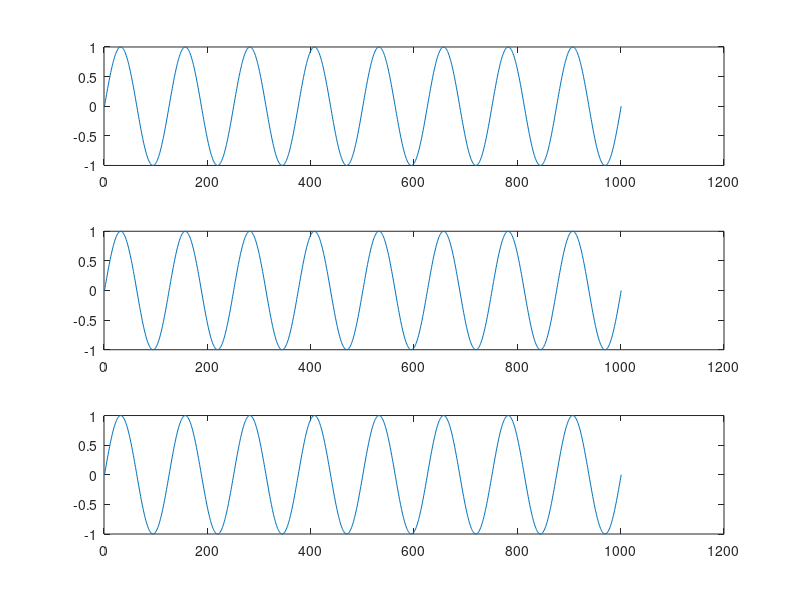
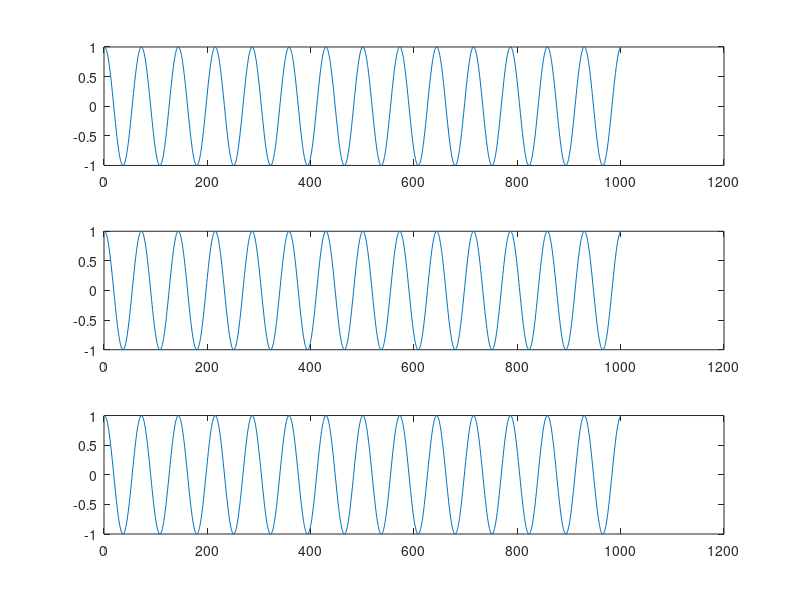
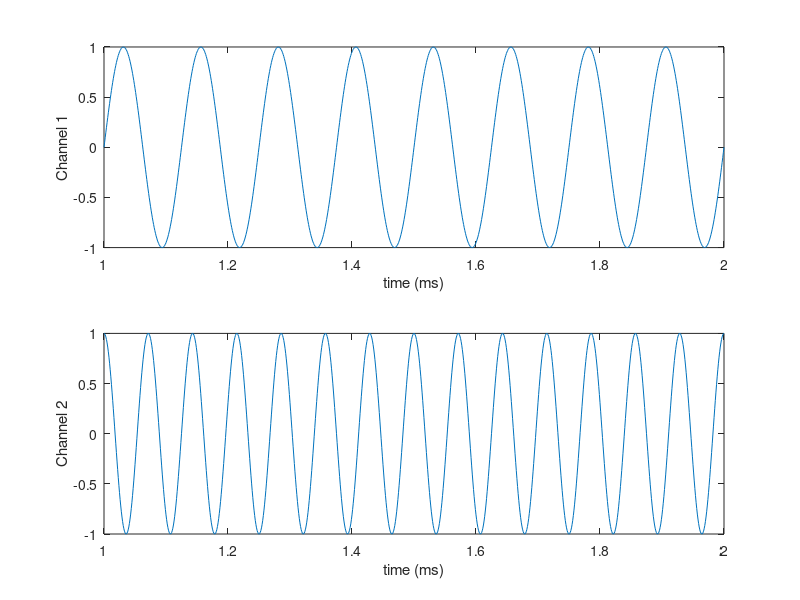

Here is the MATLAB script that generated these plots, in order: (Note: this script raises an error after producing the figures.)
%% Data analysis using wavelets,
% for github, 28 11 2014
% Make sample M-channel signal, here we have 3 channels
clear all 
Fs=1000;
dt=1/Fs;
f1=8; 
f2=14;
t=(1:dt:2);
s=sin(2*pi.*t*f1);
y=cos(2*pi.*t*f2);

ntrig=3;
nchan=2;
ntimepoints=length(t);


channel1=repmat(s,3,1);
channel2=repmat(y,3,1);
channels=cat(3, channel1, channel2);

data_all=zeros(ntimepoints, nchan, ntrig);
for nc=1:nchan,
    for kk=1:ntrig,
        new1=squeeze(channels(kk,:,nc)); % take channel1 for kk=1
        data_all(:,nc,kk)=new1;
        clear new1;
    end
end

% Evaluate that we have the correct single trials on the correct channel
for nc=1:2,
figure; for kk=1:3, subplot(3,1,kk); plot(squeeze(data_all(:,nc,kk)));end
end



%% Useful params 
ndata=1;
collect_chans_L=data_all;

% The general form  of the input data will be [ntimepoints x nchan x ntrig]
[ntimepoints nchan ntrig]=size(data_all);
% General form of timevector 
%timeVec=(1:length(collect_chans_L)).*1/fs;
timeVec=t;

%% Visualize data
figure;
for cc=1:nchan,
    ctemp=[];
    subplot(nchan, 1, cc); plot(timeVec, data_all(:,cc,1));
    xlabel('time (ms)'); ylabel(['Channel ' num2str(cc)]);
end
suptitle('Our signal - first trial plotted');
clear kk

%% Analysis starts:

%% analysis characteristics %%%%
freqN = input('frequency to start?        ');
repeats = input('For how many times -subsequent frequency bands?   ');
tic
%% Define frequencies
for q = 1:repeats
    freq1=freqN;
    freqN=freq1+20;  
    step=0.2;
    freqVec =freq1:step:freqN; % 2:0.05:16
    disp(freq1)
    disp(freqN)
    width=6;
    for k=1:ndata;
        TFR_array=zeros(length(freqVec), length(timeVec), nchan);
        RHO=0;
        for n=1:nchan  %start for every source - channel
        % Lets select the single trials and detrend them
            collect_sts=zeros(ntimepoints, ntrig-1);   
            collect_sts=data_all(:,n,:);
            collect_sts=squeeze(collect_sts);
            collect_sts=collect_sts'; % ntrig x ntimepoints

            for m=1:ntrig,
                buffer=collect_sts(m, :);
                buffer2=detrend(buffer(:));
                collect_sts(m,:)=buffer2;
                clear buffer buffer2
            end

            B = zeros(length(freqVec), ntimepoints); %% freqVec x timeLength
            PH = zeros(length(freqVec), ntimepoints); %% freqVec x timeLength
            TFR=[]; % empties the variable TFR
            for r=1:ntrig,  % for every single trial     
                for j=1:length(freqVec)  % for every frequency
                    a=squeeze(collect_chans_L(:,n,r))';
                      %[enrg, ph]= energyvec_phase(freqVec(j), collect_sts(r,:),fs, width);
                      %PH(j,:)=ph;
                      %B(j,:)=enrg +B(j,:);
                      B(j, :) = (energyvec(freqVec(j), a, Fs, width)) + B(j,:);
                      clear a
                end % for every frequency
                clear j
                temp(r,n,:,:)=PH(:,:);
            end % for every trigger
            clear r
            TFR = B/ntrig;  % TFR is mean value of B
            
            % or minus one 3marzo2004
            TFR_array(:,:,n) = TFR;
        end   % end for every source -channel
        clear n
  %TFR_all:  ndatasets x nfreqs x ntimepoints x nchan
  TFR_all(k,:,:,:)=TFR_array;
    end % for every data
    clear TFR
    x_array=zeros(ndata, length(timeVec));
    recon_array = zeros(length(freqVec), length(timeVec), nchan);
    for d = 1:nchan
        for f = 1:(length(freqVec))
            x_array = TFR_all(:,f,:,d);  % or TFR_all(k,f,:,d)
            mx_array = mean(x_array, 1);
            recon_array(f,:,d) = mx_array;
        end
        clear f
    end
    clear d
    %end % for repeats
clear q
%% Forming the general name of the dataset 
   %pathname1='C:\Users\Maria\Desktop\1stdatas';
    filename1='sample_data';
    len_1 = length(filename1); 
    save_name=[filename1 '_ANALYSIS_'];    
    stemp1 = [save_name '_' num2str(freq1) '_' num2str(freqN) '_' 'step' num2str(step) '_' 'recon_array_width' num2str(width)]; 
    stempext = ('.mat'); 
    stemp2 = [stemp1 stempext]; 
    pathname_save=pwd; % Or any other path 
    cd(pathname_save)%
    mkdir(stemp1); % 
    cd(stemp1); % 
    eval(['save ' stemp2 ' recon_array freqVec timeVec step filename1 stemp1 s ndata nchan'])
    
    %% Visualize results
    figure;
    for kk=1:nchan,
        subplot(nchan, 1, kk);
        Btemp=recon_array(:,:,kk);
        imagesc(timeVec, freqVec, Btemp);
        xlabel('time (sec)');
        ylabel('frequency (Hz)');
        clear Btemp
    end
    clear kk
    cd(pathname_save)
end  
    %%if we had multiple repeats and datasets here would be the end of
    %%%the first loop
toc    


